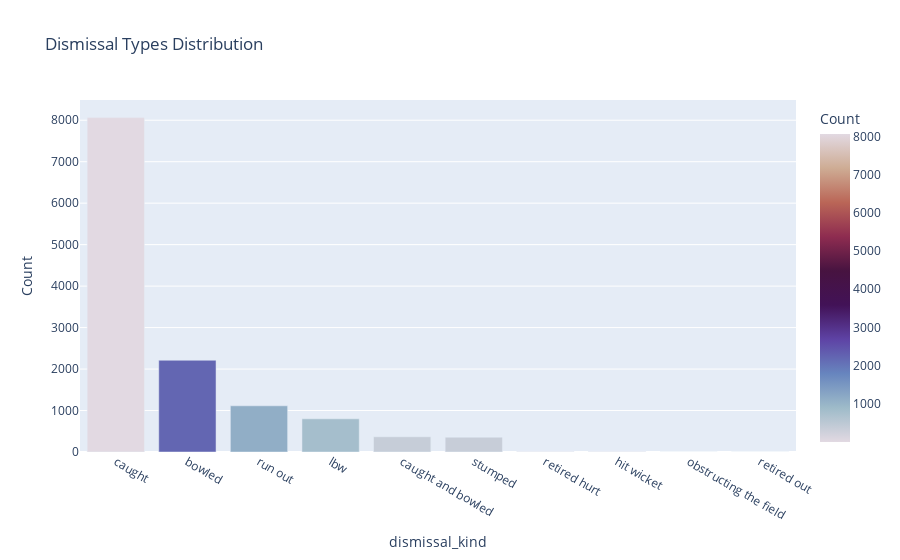

Notebook code for this chart:
### Code cell
#Dismissal Types Distribution
dismissal_counts = Deliveries_df["dismissal_kind"].value_counts().reset_index()
dismissal_counts.columns = ['dismissal_kind' ,'Count']
fig2 = pt.bar(dismissal_counts,x ="dismissal_kind",y="Count",title = "Dismissal Types Distribution",  color = 'Count',color_continuous_scale="twilight")
fig2.show()

### Figure 1 — Plotly figure (JSON) as saved in the notebook; plotly's stock layout.template omitted (floating-point values rounded to 4 significant figures)
{"data": [{"alignmentgroup": "True", "hovertemplate": "dismissal_kind=%{x}<br>Count=%{marker.color}<extra></extra>", "legendgroup": "", "marker": {"color": [8063, 2212, 1114, 800, 367, 358, 15, 15, 3, 3], "coloraxis": "coloraxis", "pattern": {"shape": ""}}, "name": "", "offsetgroup": "", "orientation": "v", "showlegend": false, "textposition": "auto", "type": "bar", "x": ["caught", "bowled", "run out", "lbw", "caught and bowled", "stumped", "retired hurt", "hit wicket", "obstructing the field", "retired out"], "xaxis": "x", "y": [8063, 2212, 1114, 800, 367, 358, 15, 15, 3, 3], "yaxis": "y"}], "layout": {"autosize": true, "barmode": "relative", "coloraxis": {"colorbar": {"title": {"text": "Count"}}, "colorscale": [[0, "#e2d9e2"], [0.1111, "#9ebbc9"], [0.2222, "#6785be"], [0.3333, "#5e43a5"], [0.4444, "#421257"], [0.5556, "#471340"], [0.6667, "#8e2c50"], [0.7778, "#ba6657"], [0.8889, "#ceac94"], [1, "#e2d9e2"]]}, "legend": {"tracegroupgap": 0}, "title": {"text": "Dismissal Types Distribution"}, "xaxis": {"anchor": "y", "autorange": true, "domain": [0, 1], "range": [-0.5, 9.5], "title": {"text": "dismissal_kind"}, "type": "category"}, "yaxis": {"anchor": "x", "autorange": true, "domain": [0, 1], "range": [0, 8487.0], "title": {"text": "Count"}, "type": "linear"}}}
